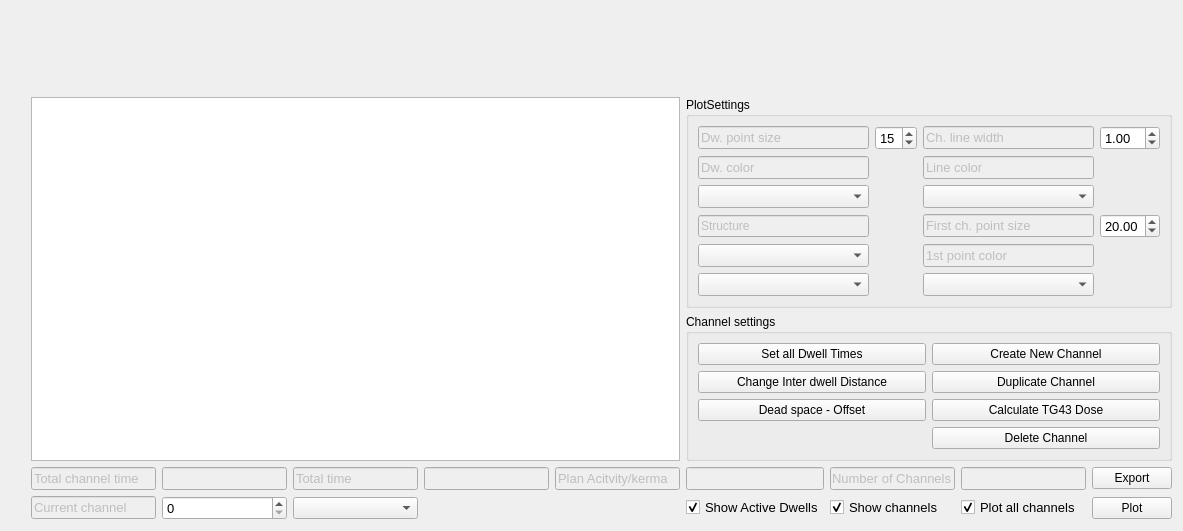
              <widget class="QWidget" name="Br_tab_42">
               <attribute name="title">
                <string>Plan</string>
               </attribute>
               <layout class="QGridLayout" name="gridLayout_48">
                <item row="0" column="0">
                 <spacer name="verticalSpacer_9">
                  <property name="orientation">
                   <enum>Qt::Orientation::Vertical</enum>
                  </property>
                  <property name="sizeHint" stdset="0">
                   <size>
                    <width>20</width>
                    <height>40</height>
                   </size>
                  </property>
                 </spacer>
                </item>
                <item row="0" column="1" rowspan="2" colspan="5">
                 <widget class="QWidget" name="brachy_ax_01" native="true"/>
                </item>
                <item row="0" column="6" rowspan="2" colspan="4">
                 <widget class="QWidget" name="brachy_ax_02" native="true"/>
                </item>
                <item row="1" column="0">
                 <spacer name="verticalSpacer_11">
                  <property name="orientation">
                   <enum>Qt::Orientation::Vertical</enum>
                  </property>
                  <property name="sizeHint" stdset="0">
                   <size>
                    <width>20</width>
                    <height>40</height>
                   </size>
                  </property>
                 </spacer>
                </item>
                <item row="2" column="0">
                 <spacer name="verticalSpacer_10">
                  <property name="orientation">
                   <enum>Qt::Orientation::Vertical</enum>
                  </property>
                  <property name="sizeHint" stdset="0">
                   <size>
                    <width>20</width>
                    <height>40</height>
                   </size>
                  </property>
                 </spacer>
                </item>
                <item row="2" column="1" rowspan="2" colspan="5">
                 <widget class="QTableWidget" name="brachy_table_02">
                  <property name="font">
                   <font>
                    <pointsize>12</pointsize>
                   </font>
                  </property>
                 </widget>
                </item>
                <item row="3" column="0">
                 <spacer name="verticalSpacer_8">
                  <property name="orientation">
                   <enum>Qt::Orientation::Vertical</enum>
                  </property>
                  <property name="sizeHint" stdset="0">
                   <size>
                    <width>20</width>
                    <height>40</height>
                   </size>
                  </property>
                 </spacer>
                </item>
                <item row="4" column="1">
                 <widget class="QLineEdit" name="lineEdit_51">
                  <property name="enabled">
                   <bool>false</bool>
                  </property>
                  <property name="font">
                   <font>
                    <pointsize>10</pointsize>
                   </font>
                  </property>
                  <property name="text">
                   <string>Total channel time</string>
                  </property>
                 </widget>
                </item>
                <item row="4" column="2">
                 <widget class="QLineEdit" name="brachy_ch_time">
                  <property name="enabled">
                   <bool>false</bool>
                  </property>
                  <property name="font">
                   <font>
                    <pointsize>10</pointsize>
                   </font>
                  </property>
                 </widget>
                </item>
                <item row="4" column="3">
                 <widget class="QLineEdit" name="lineEdit_52">
                  <property name="enabled">
                   <bool>false</bool>
                  </property>
                  <property name="font">
                   <font>
                    <pointsize>10</pointsize>
                   </font>
                  </property>
                  <property name="text">
                   <string>Total time</string>
                  </property>
                 </widget>
                </item>
                <item row="4" column="4">
                 <widget class="QLineEdit" name="brachy_total_time">
                  <property name="enabled">
                   <bool>false</bool>
                  </property>
                  <property name="font">
                   <font>
                    <pointsize>10</pointsize>
                   </font>
                  </property>
                 </widget>
                </item>
                <item row="4" column="5">
                 <widget class="QLineEdit" name="lineEdit_54">
                  <property name="enabled">
                   <bool>false</bool>
                  </property>
                  <property name="font">
                   <font>
                    <pointsize>10</pointsize>
                   </font>
                  </property>
                  <property name="text">
                   <string>Plan Acitvity/kerma</string>
                  </property>
                 </widget>
                </item>
                <item row="4" column="6">
                 <widget class="QLineEdit" name="brachy_plan_Ac">
                  <property name="enabled">
                   <bool>false</bool>
                  </property>
                  <property name="font">
                   <font>
                    <pointsize>10</pointsize>
                   </font>
                  </property>
                 </widget>
                </item>
                <item row="4" column="7">
                 <widget class="QLineEdit" name="lineEdit_53">
                  <property name="enabled">
                   <bool>false</bool>
                  </property>
                  <property name="font">
                   <font>
                    <pointsize>10</pointsize>
                   </font>
                  </property>
                  <property name="text">
                   <string>Number of Channels</string>
                  </property>
                 </widget>
                </item>
                <item row="4" column="8">
                 <widget class="QLineEdit" name="brachy_N_channels">
                  <property name="enabled">
                   <bool>false</bool>
                  </property>
                  <property name="font">
                   <font>
                    <pointsize>10</pointsize>
                   </font>
                  </property>
                 </widget>
                </item>
                <item row="4" column="9">
                 <widget class="QPushButton" name="pushButton">
                  <property name="text">
                   <string>Export</string>
                  </property>
                 </widget>
                </item>
                <item row="5" column="1">
                 <widget class="QLineEdit" name="lineEdit_55">
                  <property name="enabled">
                   <bool>false</bool>
                  </property>
                  <property name="font">
                   <font>
                    <pointsize>10</pointsize>
                   </font>
                  </property>
                  <property name="text">
                   <string>Current channel</string>
                  </property>
                 </widget>
                </item>
                <item row="5" column="2">
                 <widget class="QSpinBox" name="brachy_spinBox_02">
                  <property name="font">
                   <font>
                    <pointsize>10</pointsize>
                   </font>
                  </property>
                 </widget>
                </item>
                <item row="5" column="3">
                 <widget class="QComboBox" name="brachy_combobox_02"/>
                </item>
                <item row="5" column="6">
                 <widget class="QCheckBox" name="checkBox_show_dw_plot">
                  <property name="font">
                   <font>
                    <pointsize>10</pointsize>
                   </font>
                  </property>
                  <property name="text">
                   <string>Show Active Dwells</string>
                  </property>
                  <property name="checked">
                   <bool>true</bool>
                  </property>
                 </widget>
                </item>
                <item row="5" column="7">
                 <widget class="QCheckBox" name="checkBox_show_ch_plot">
                  <property name="font">
                   <font>
                    <pointsize>10</pointsize>
                   </font>
                  </property>
                  <property name="text">
                   <string>Show channels</string>
                  </property>
                  <property name="checked">
                   <bool>true</bool>
                  </property>
                 </widget>
                </item>
                <item row="5" column="8">
                 <widget class="QCheckBox" name="checkBox_dw_ch_plot">
                  <property name="font">
                   <font>
                    <pointsize>10</pointsize>
                   </font>
                  </property>
                  <property name="text">
                   <string>Plot all channels</string>
                  </property>
                  <property name="checked">
                   <bool>true</bool>
                  </property>
                 </widget>
                </item>
                <item row="5" column="9">
                 <widget class="QPushButton" name="brachy_ch_plot">
                  <property name="text">
                   <string>Plot</string>
                  </property>
                 </widget>
                </item>
                <item row="2" column="6" colspan="4">
                 <widget class="QGroupBox" name="groupBox_11">
                  <property name="title">
                   <string>PlotSettings</string>
                  </property>
                  <layout class="QGridLayout" name="gridLayout_46">
                   <item row="1" column="3">
                    <widget class="QDoubleSpinBox" name="brachy_ch_line_width">
                     <property name="font">
                      <font>
                       <pointsize>10</pointsize>
                      </font>
                     </property>
                     <property name="value">
                      <double>1.000000000000000</double>
                     </property>
                    </widget>
                   </item>
                   <item row="7" column="2">
                    <widget class="QComboBox" name="brachy_ch_p1_color">
                     <property name="font">
                      <font>
                       <pointsize>10</pointsize>
                      </font>
                     </property>
                    </widget>
                   </item>
                   <item row="2" column="2">
                    <widget class="QLineEdit" name="lineEdit_60">
                     <property name="enabled">
                      <bool>false</bool>
                     </property>
                     <property name="font">
                      <font>
                       <pointsize>10</pointsize>
                      </font>
                     </property>
                     <property name="text">
                      <string>Line color</string>
                     </property>
                    </widget>
                   </item>
                   <item row="1" column="1">
                    <widget class="QSpinBox" name="brachy_dw_size">
                     <property name="font">
                      <font>
                       <pointsize>10</pointsize>
                      </font>
                     </property>
                     <property name="value">
                      <number>15</number>
                     </property>
                    </widget>
                   </item>
                   <item row="1" column="2">
                    <widget class="QLineEdit" name="lineEdit_57">
                     <property name="enabled">
                      <bool>false</bool>
                     </property>
                     <property name="font">
                      <font>
                       <pointsize>10</pointsize>
                      </font>
                     </property>
                     <property name="text">
                      <string>Ch. line width</string>
                     </property>
                    </widget>
                   </item>
                   <item row="4" column="3">
                    <widget class="QDoubleSpinBox" name="brachy_ch_size">
                     <property name="font">
                      <font>
                       <pointsize>10</pointsize>
                      </font>
                     </property>
                     <property name="value">
                      <double>20.000000000000000</double>
                     </property>
                    </widget>
                   </item>
                   <item row="1" column="0">
                    <widget class="QLineEdit" name="lineEdit_56">
                     <property name="enabled">
                      <bool>false</bool>
                     </property>
                     <property name="font">
                      <font>
                       <pointsize>10</pointsize>
                      </font>
                     </property>
                     <property name="text">
                      <string>Dw. point size</string>
                     </property>
                    </widget>
                   </item>
                   <item row="4" column="2">
                    <widget class="QLineEdit" name="lineEdit_58">
                     <property name="enabled">
                      <bool>false</bool>
                     </property>
                     <property name="font">
                      <font>
                       <pointsize>10</pointsize>
                      </font>
                     </property>
                     <property name="text">
                      <string>First ch. point size</string>
                     </property>
                    </widget>
                   </item>
                   <item row="3" column="2">
                    <widget class="QComboBox" name="brachy_line_color">
                     <property name="font">
                      <font>
                       <pointsize>10</pointsize>
                      </font>
                     </property>
                    </widget>
                   </item>
                   <item row="2" column="0">
                    <widget class="QLineEdit" name="lineEdit_59">
                     <property name="enabled">
                      <bool>false</bool>
                     </property>
                     <property name="font">
                      <font>
                       <pointsize>10</pointsize>
                      </font>
                     </property>
                     <property name="text">
                      <string>Dw. color</string>
                     </property>
                    </widget>
                   </item>
                   <item row="3" column="0">
                    <widget class="QComboBox" name="brachy_dw_color">
                     <property name="font">
                      <font>
                       <pointsize>10</pointsize>
                      </font>
                     </property>
                    </widget>
                   </item>
                   <item row="5" column="2">
                    <widget class="QLineEdit" name="lineEdit_61">
                     <property name="enabled">
                      <bool>false</bool>
                     </property>
                     <property name="font">
                      <font>
                       <pointsize>10</pointsize>
                      </font>
                     </property>
                     <property name="text">
                      <string>1st point color</string>
                     </property>
                    </widget>
                   </item>
                   <item row="4" column="0">
                    <widget class="QLineEdit" name="lineEdit_62">
                     <property name="enabled">
                      <bool>false</bool>
                     </property>
                     <property name="text">
                      <string>Structure</string>
                     </property>
                    </widget>
                   </item>
                   <item row="5" column="0">
                    <widget class="QComboBox" name="brachy_struc_show_01">
                     <property name="font">
                      <font>
                       <pointsize>10</pointsize>
                      </font>
                     </property>
                    </widget>
                   </item>
                   <item row="7" column="0">
                    <widget class="QComboBox" name="brachy_struc_show_02">
                     <property name="font">
                      <font>
                       <pointsize>10</pointsize>
                      </font>
                     </property>
                    </widget>
                   </item>
                  </layout>
                 </widget>
                </item>
                <item row="3" column="6" colspan="4">
                 <widget class="QGroupBox" name="Brachy_groupBox_12">
                  <property name="title">
                   <string>Channel settings</string>
                  </property>
                  <layout class="QGridLayout" name="gridLayout_49">
                   <item row="1" column="0">
                    <widget class="QPushButton" name="Brachy_setalldwtimes">
                     <property name="text">
                      <string>Set all Dwell Times</string>
                     </property>
                    </widget>
                   </item>
                   <item row="1" column="1">
                    <widget class="QPushButton" name="Brachy_create_new_channel">
                     <property name="text">
                      <string>Create New Channel</string>
                     </property>
                    </widget>
                   </item>
                   <item row="2" column="1">
                    <widget class="QPushButton" name="Brachy_DuplicateChannel">
                     <property name="text">
                      <string>Duplicate Channel</string>
                     </property>
                    </widget>
                   </item>
                   <item row="2" column="0">
                    <widget class="QPushButton" name="Brachy_setIDD_distance">
                     <property name="text">
                      <string>Change Inter dwell Distance</string>
                     </property>
                    </widget>
                   </item>
                   <item row="3" column="0">
                    <widget class="QPushButton" name="Brachy_DeadSpace_Offset">
                     <property name="text">
                      <string>Dead space - Offset</string>
                     </property>
                    </widget>
                   </item>
                   <item row="4" column="1">
                    <widget class="QPushButton" name="Brachy_DeleteChannel">
                     <property name="text">
                      <string>Delete Channel</string>
                     </property>
                    </widget>
                   </item>
                   <item row="3" column="1">
                    <widget class="QPushButton" name="Brachy_Calcualte_TG43">
                     <property name="text">
                      <string>Calculate TG43 Dose</string>
                     </property>
                    </widget>
                   </item>
                  </layout>
                 </widget>
                </item>
               </layout>
              </widget>
